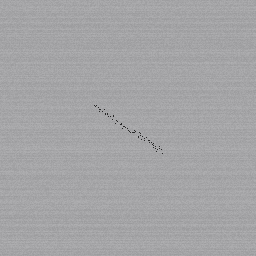
#> input picture data/keras_dataset/crack/specimen_01_crack.png, 256 x 256 px
$ python -i synthetic_generator.py   (imports and definitions only)
#> lines starting #> are read from the running program, lines starting #| are printed output that depends on the picture; after the words box and inside, x2 and y2 are one past the last pixel; in counts of white or black regions, pixels touching at a corner belong together
### src/config.py
"""
Central Configuration Module for Vision-Based Defect Detection
==============================================================
Defines filesystem paths, taxonomy classes, image resolution standards,
and environmental augmentation parameters for industrial manufacturing inspection.
"""

from pathlib import Path
from typing import Dict, List, Tuple

# Base Project Root
PROJECT_ROOT: Path = Path(__file__).resolve().parent.parent

# Core Directory Hierarchy
DATA_RAW_DIR: Path = PROJECT_ROOT / "data" / "raw"
DATA_PROCESSED_DIR: Path = PROJECT_ROOT / "data" / "processed"
MODELS_DIR: Path = PROJECT_ROOT / "models"
OUTPUTS_DIR: Path = PROJECT_ROOT / "outputs"
NOTEBOOKS_DIR: Path = PROJECT_ROOT / "notebooks"

# Ensure runtime directories exist
for path in [DATA_RAW_DIR, DATA_PROCESSED_DIR, MODELS_DIR, OUTPUTS_DIR, NOTEBOOKS_DIR]:
    path.mkdir(parents=True, exist_ok=True)
#> further down, picture is the input picture: shape (256, 256, 3); mean B, G, R 166.7, 164.7, 164.7

# -----------------------------------------------------------------------------
# Defect Taxonomy and Class Mappings
# -----------------------------------------------------------------------------
# 0 = Normal/Pristine baseline, 1-6 = Specific Manufacturing Anomaly Classes
DEFECT_CLASSES: List[str] = [
    "normal",
    "crack",
    "scratch",
    "dent",
    "stain",
    "discoloration",
    "dimensional_irregularity",
]

CLASS_TO_IDX: Dict[str, int] = {cls_name: i for i, cls_name in enumerate(DEFECT_CLASSES)}
IDX_TO_CLASS: Dict[int, str] = {i: cls_name for i, cls_name in enumerate(DEFECT_CLASSES)}
NUM_CLASSES: int = len(DEFECT_CLASSES)

# Color palettes for bounding box & segmentation mask visualization (RGB format)
DEFECT_COLORS: Dict[str, Tuple[int, int, int]] = {
    "normal": (34, 197, 94),                   # Green
    "crack": (239, 68, 68),                    # Red
    "scratch": (249, 115, 22),                 # Orange
    "dent": (234, 179, 8),                     # Amber / Yellow
    "stain": (168, 85, 247),                   # Purple
    "discoloration": (59, 130, 246),           # Blue
    "dimensional_irregularity": (236, 72, 153), # Magenta / Pink
}

# -----------------------------------------------------------------------------
# Image and Processing Specifications
# -----------------------------------------------------------------------------
DEFAULT_IMAGE_SIZE: Tuple[int, int] = (256, 256)
IMAGE_CHANNELS: int = 3
DEFAULT_SEED: int = 42

# Dataset Split Ratios
TRAIN_RATIO: float = 0.70
VAL_RATIO: float = 0.15
TEST_RATIO: float = 0.15

# -----------------------------------------------------------------------------
# MVTec Anomaly Detection (AD) Specifications
# -----------------------------------------------------------------------------
# MVTec AD is the industry standard benchmark containing 15 categories (5 textures, 10 objects)
# Each category contains pristine 'good' training images and defective test images with pixel masks.
MVTEC_CATEGORIES: List[str] = [
    "bottle", "cable", "capsule", "carpet", "grid",
    "hazelnut", "leather", "metal_nut", "pill", "screw",
    "tile", "toothbrush", "transistor", "wood", "zipper"
]

# Official MVTec download mirror base URL
MVTEC_BASE_URL: str = "https://www.mydrive.ch/shares/38536/3830184030e49fe7474e85d91d0f122c/download"

### src/synthetic_generator.py
"""
Synthetic Industrial Defect & Surface Generator using OpenCV and NumPy
======================================================================
Generates realistic manufacturing substrates (brushed metal, cast iron, machined parts,
ceramic tiles, carbon composite) and introduces 6 industrial defect categories:
  1. Crack: Random walk fractal line with displacement and shadow groove
  2. Scratch: High-aspect linear specular cut with light bounce
  3. Dent: Radial depression with asymmetric illumination shading
  4. Stain: Multi-octave fluid diffusion blob with opacity blending
  5. Discoloration: Oxidation / heat tint patch with color temperature shift
  6. Dimensional Irregularity: Edge notch or protrusion violating manufacturing tolerances

Each defective sample generates:
  - Synthetic RGB Image (with environmental lighting, orientation, & background noise)
  - Pixel-Level Ground Truth Binary Mask (for precise defect localization)
  - Defect Classification Label & Bounding Box [x, y, w, h]
"""

import math
import random
from typing import Dict, List, Optional, Tuple, Any
import numpy as np
import cv2

from src.config import DEFECT_CLASSES, CLASS_TO_IDX


class SyntheticSurfaceGenerator:
    """Generates realistic manufacturing surface substrates with industrial textures."""

    # [77 lines left out: functions generate_brushed_metal, generate_cast_iron, generate_machined_part, generate_ceramic_tile, get_random_substrate, not called in this run]


class SyntheticDefectInjector:
    """Injects physically grounded defect anomalies and generates exact ground truth masks."""

    # [185 lines left out: functions inject_crack, inject_scratch, inject_dent, inject_stain, not called in this run]

    @staticmethod
    def inject_discoloration(image: np.ndarray) -> Tuple[np.ndarray, np.ndarray, Dict[str, Any]]:
        """
        Injects thermal oxidation, chemical bleaching, or heat tint:
        Soft-gradient color shift in HSV color space without harsh edges.
        """
        h, w, _ = image.shape
#> h = 256; w = 256
        mask = np.zeros((h, w), dtype=np.uint8)

        cx = random.randint(int(w * 0.2), int(w * 0.8))
#> cx = 149
        cy = random.randint(int(h * 0.2), int(h * 0.8))
#> cy = 158
        ax = random.randint(25, 60)
        ay = random.randint(20, 50)
        rot = random.randint(0, 180)

        cv2.ellipse(mask, (cx, cy), (ax, ay), rot, 0, 360, 255, -1)
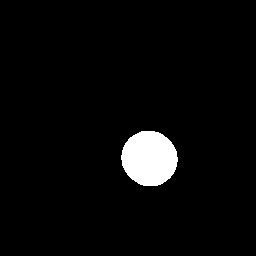
#> mask: shape (256, 256); 3.7% white; 1 white region, box (x1, y1, x2, y2) and area: (121, 131, 178, 186) 2446
        soft_mask = cv2.GaussianBlur(mask, (31, 31), 0)
        mask_binary = (soft_mask > 60).astype(np.uint8) * 255

        # Transform to HSV to perform realistic thermal spectrum shift (blue/violet/straw yellow)
        hsv = cv2.cvtColor(image, cv2.COLOR_BGR2HSV).astype(np.float32)
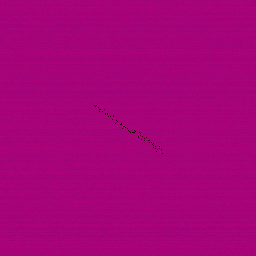
#> hsv: shape (256, 256, 3) float32; mean B, G, R 119.9, 3, 166.7
        norm_mask = soft_mask.astype(np.float32) / 255.0

        target_hue_shift = random.choice([15.0, 90.0, 130.0]) # heat discoloration hues
        hsv[:, :, 0] = (hsv[:, :, 0] + norm_mask * target_hue_shift) % 180
        hsv[:, :, 1] = np.clip(hsv[:, :, 1] + norm_mask * 90.0, 0, 255) # increased saturation
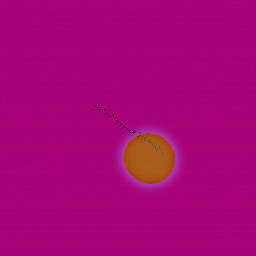
#> hsv: shape (256, 256, 3) float32; mean B, G, R 117.8, 6.4, 166.7

        result = cv2.cvtColor(hsv.astype(np.uint8), cv2.COLOR_HSV2BGR)
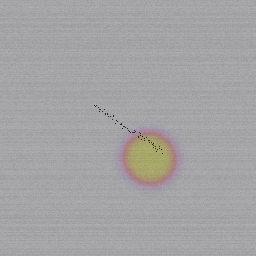
#> result: shape (256, 256, 3); mean B, G, R 164.8, 163.6, 164.5
        x, y, bw, bh = cv2.boundingRect(mask_binary)
#> x = 118; y = 128; bw = 63; bh = 61
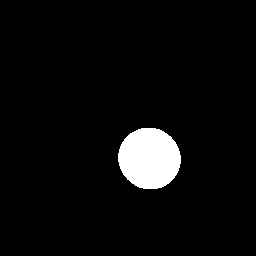
#> mask_binary: shape (256, 256); 4.6% white; 1 white region, box (x1, y1, x2, y2) and area: (118, 128, 181, 189) 3027
        info = {"defect_type": "discoloration", "bbox": [x, y, bw, bh], "pixel_count": int(np.sum(mask_binary > 0))}
        return result, mask_binary, info

    # [55 lines left out: function inject_dimensional_irregularity, not called in this run]


class EnvironmentalPerturbationSimulator:
    """
    Simulates factory floor variability:
    Varying lighting conditions (glare, shadows, underexposure),
    orientation rotations, and conveyor background shifts.
    """

    # [108 lines left out: functions apply_lighting_gradient, apply_random_rotation, generate_synthetic_sample, not called in this run]

>>> import cv2
>>> picture = cv2.imread('../data/keras_dataset/crack/specimen_01_crack.png')
>>> result = SyntheticDefectInjector().inject_discoloration(picture)

$ run again, on data/keras_dataset/crack/specimen_highres_01_crack.png
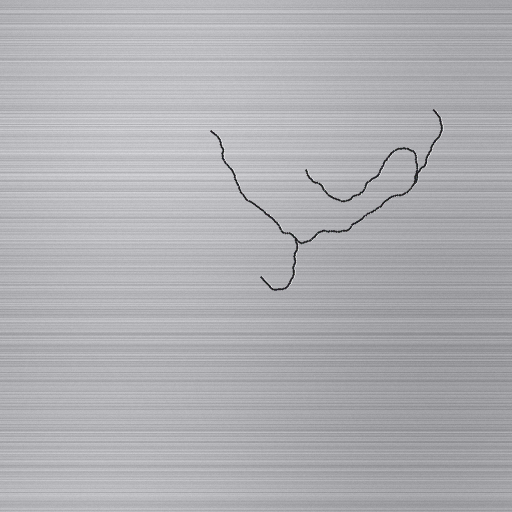
#> input picture data/keras_dataset/crack/specimen_highres_01_crack.png, 1024 x 1024 px (shown at 1/2 size)
#> picture is the input picture: shape (1024, 1024, 3); mean B, G, R 179.1, 175.1, 175.1
#> in inject_discoloration, `cv2.ellipse(mask, (cx, cy), (ax, ay), rot, 0, 360, 255, -1)`:
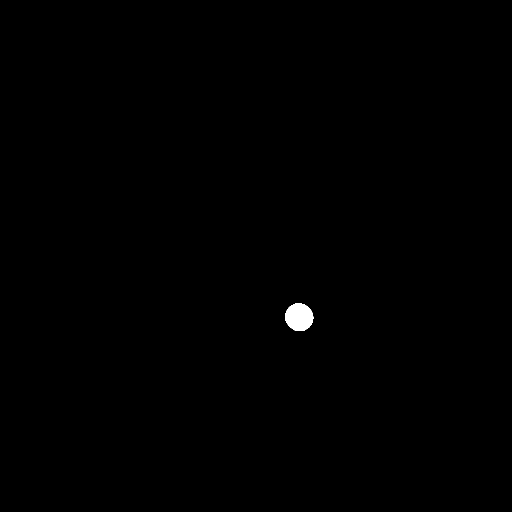
#> mask: shape (1024, 1024) (shown at 1/2 size); 0.23% white; 1 white region, box (x1, y1, x2, y2) and area: (570, 607, 627, 662) 2446
#> in inject_discoloration, `hsv = cv2.cvtColor(image, cv2.COLOR_BGR2HSV).astype(np.float32)`:
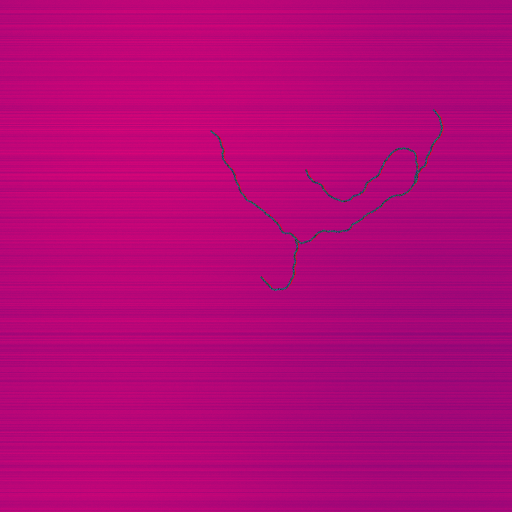
#> hsv: shape (1024, 1024, 3) float32 (shown at 1/2 size); mean B, G, R 119.8, 6, 179.1
#> mask_binary: shape (1024, 1024); 0.29% white; 1 white region, box (x1, y1, x2, y2) and area: (567, 604, 630, 665) 3027
